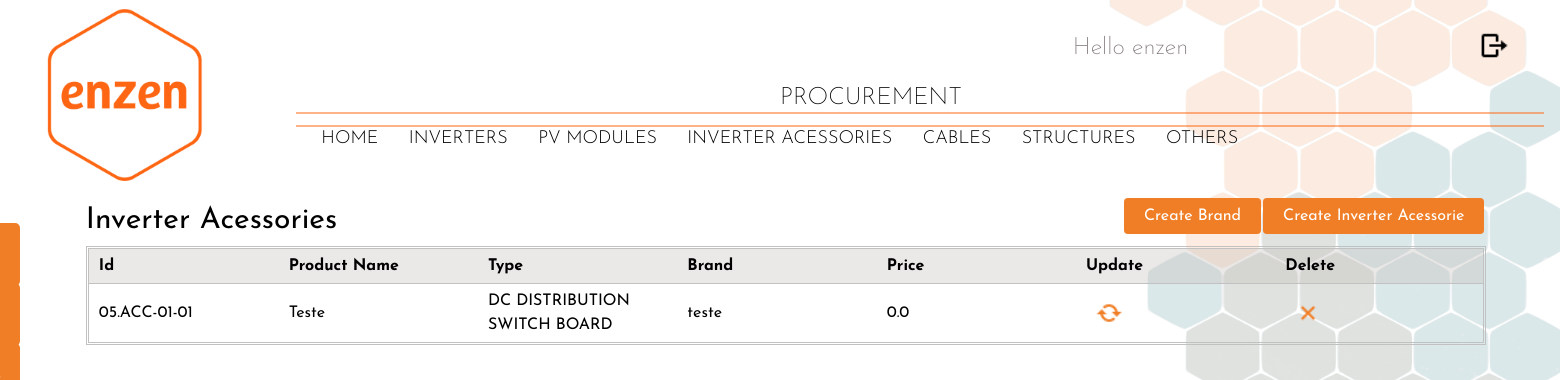
/inverter_acessories/ (signed in), run on the app's committed database.
### procurement/models.py (models this page shows, shortened)
class inverter_acessories(models.Model):
    acessorie_id = models.CharField(max_length=50, default='05.ACC-01')
    brand = models.ForeignKey(brand_acessories,on_delete=models.SET_NULL,blank=True,null=True, related_name='marcas_acessories')
    product_name = models.CharField(max_length=50)
    type = models.ForeignKey(inv_acessorie_type,on_delete=models.SET_NULL,blank=True,null=True, related_name='marcas_acessories')
    price = models.FloatField(max_length=30)
    payment_conditions = models.TextField()

class inv_acessorie_type(models.Model):
    type_id = models.CharField(max_length=50)
    type = models.CharField(max_length=100)
    def __str__(self):
        return str(self.type)

class brand_acessories(models.Model):
    brand_id = models.CharField(max_length=10)
    name = models.CharField(max_length=50)
    link = models.CharField(max_length=150)
    vendor_name = models.CharField(max_length=100)
    vendor_contact = models.CharField(max_length=100)
    vendor_email = models.CharField(max_length=100)
    def __str__(self):
        return self.name

### procurement/views.py (the view)
# urls.py: path('inverter_acessories/',views.inverter_acessorie,name='inv_acessories'),
@login_required(login_url='/login')
def inverter_acessorie(request):
    parts = inverter_acessories.objects.all()
    return render(request,'Procurement/procurement_part/inverter_acessories.html',{'inverter_acessories':parts})

### templates/Procurement/procurement_part/inverter_acessories.html (shortened to what this page needs)
{% extends "Procurement/base.html" %}
{% block content %}
    <div class="top_creation">
        <h1 class="tittle_component">Inverter Acessories</h1>
        <a href="/inverter_acessories/create_inverter_acessories" class="bottons2">Create Inverter Acessorie</a>
        <a href="{% url 'O_and_M:acessories_brand' %}" class="bottons2">Create Brand</a>
    </div>
    <br></br>
    <div class="table123">
        <table id="myTable2">
    <tr>
        <th onclick="sortTable(0)">Id</th>
        <th onclick="sortTable(1)">Product Name</th>
        <th onclick="sortTable(2)">Type</th>
        <th onclick="sortTable(3)">Brand</th>
        <th onclick="sortTable2(5)">Price</th>
        <th>Update</th>
        <th>Delete</th>
    </tr>
    {% for i in inverter_acessories %}
    <tr>
        <td><a href="{% url 'O_and_M:inverter_acesssories_detail' i.id %}">{{ i.acessorie_id }}</a></td>
        <td>{{ i.product_name }}</td>
        <td>{{ i.type }}</td>
        <td>{{ i.brand }}</td>
        <td>{{ i.price }}</td>
        <td><a href="#" class="part_creation2"><img class="reboot_icon"/></a></td>
        <td><a href="{% url 'O_and_M:delete_inverter_acessories' i.id %}" class="part_creation2"><img class="delete_icon"/></a></td>
    </tr>
    {% endfor %}
</table>
    </div>
{% endblock %}

### templates/Procurement/base.html (shortened to what this page needs)
{% load static %}
{% load static %}
<!DOCTYPE html>
<html>
<head>
    <link href="{% static 'procurement.css' %}" rel="stylesheet">
    <script src="https://cdn.tailwindcss.com"></script>
</head>
<body style="background-image: url('{% static "Fundo.png"%}');background-attachment: fixed;background-size: cover;background-position: center center;">
<div style="width: auto; height: auto; overflow: hidden; background: transparent; background-attachment: fixed;background-size: cover;background-position: center center;">
    <svg width="80%" height="15" viewBox="0 0 1219 15" fill="none" xmlns="http://www.w3.org/2000/svg" style="position: absolute; left: 296px; top: 14%;" preserveAspectRatio="none">
        <path d="M1219 14H0M1219 1L0 1" stroke="#FE6613"></path></svg>
    <p style="width: 346px;  height:66px; position: absolute;font-family: Josefin Sans,serif; left: 50%; top: 10%; font-size: 24px; font-weight: 200; text-align: left; color: #000;">
        PROCUREMENT
    </p>
      <div id="box_total" >
          <img src="{% static 'LOGO.png' %}" style="width: 16%; height: auto; top: 0px;"/>
          <p style="width: 80%; margin-top:8%; font-size: 18px; font-weight: 300; text-align: left; color: #000;margin-left:3%;">
              <a href="/" style="font-family: Josefin Sans,serif">HOME</a>
              <a href="/inverters/" style="font-family: Josefin Sans,serif">INVERTERS</a>
              <a href="/pv_modules/" style="font-family: Josefin Sans,serif">PV MODULES</a>
              <a href="/inverter_acessories/" style="font-family: Josefin Sans,serif">INVERTER ACESSORIES</a>
              <a href="/cables/" style="font-family: Josefin Sans,serif">CABLES</a>
              <a href="/structures/" style="font-family: Josefin Sans,serif">STRUCTURES</a>
              <a href="/others/" style="font-family: Josefin Sans,serif">OTHERS</a>
            </p>
        </div>
      <p style="width: 222px;    font-family: Josefin Sans, sans-serif; height: 51px; position: absolute; right: 17%; top: 30px; font-size: 24px; font-weight: 200; text-align: left; color: #7e7676;">
      Hello {{ user }}
      <div id="mySidenav" class="sidenav">
        <a href="/brands" id="about">Brands</a>
        <a href="/vendors" id="blog">Vendor</a>
        <a href="/projects" id="projects">Projects</a>
      </div>
      </p>
      <a href="{% url 'O_and_M:logout' %}" class=""><img
        style="width: 2%; height: auto; position: absolute; right: 3.2%; top: 30px; object-fit: cover;"
      /></a>
<div id="contente">
    {% block content %}
 {% endblock %}
</div>
    </div>
  </body>

### static/procurement.css (style rules this page uses)
html * { -webkit-background-size: cover; -moz-background-size: cover; -o-background-size: cover; background-size: cover; font-family: Josefin Sans, sans-serif; }
#box_total { display: inline-flex; width: 100%; }
#box_total p a { margin-left: 2%; display: inline; position: relative; padding: 0.2em 0; }
#box_total p a::after { content: ''; position: absolute; bottom: 0; left: 0; width: 100%; height: 0.1em; background-color: #f07e26; opacity: 0; transition: opacity 300ms, transform 300ms; }
#box_total p a::after { opacity: 1; transform: scale(0); transform-origin: center; }
#mySidenav a { position: absolute; left: -80px; transition: 0.3s; padding: 18px; width: 100px; text-decoration: none; font-size: 18px; color: white; border-radius: 0 5px 5px 0; margin-top: 13%; font-family: Josefin Sans, sans-serif; }
#about { top: 20px; background-color: #f07e26; }
#blog { top: 80px; background-color: #f07e26; }
#projects { top: 140px; background-color: #f07e26; }
#contente { margin-left: 5.5%; }
.table123 { border: 1px solid #C1C1C1; display: inline-block; padding: 1px; width:95%; }
#myTable2, th { border-bottom: 1px solid #C1C1C1; text-align: left; font-family: Josefin Sans, sans-serif; }
th { background-color: rgb(188,182,180,0.3); }
#myTable2 { border: 1px solid #C1C1C1; font-family: Josefin Sans, sans-serif; }
#myTable2 { width : 100%; table-layout: fixed; font-family: Josefin Sans, sans-serif; }
th, td { padding-bottom: 5px; padding-top:5px; font-family: Josefin Sans, sans-serif; }
td:nth-child(1),th:nth-child(1) { padding-left: 10px; }
.top_creation { width: 95%; }
.tittle_component { float:left; font-size: 30px; font-family: Josefin Sans, sans-serif; }
.reboot_icon { width: 30px; transition: transform .7s ease-in-out; margin-left: 4%; }
.delete_icon { width: 30px; transition: transform .3s ease-in-out; margin-left: 4%; }
.bottons2 { background-color: #f07e26; color: white; padding: 6px 20px; border: none; border-radius: 4px; cursor: pointer; float:right; margin-right: 2px; margin-bottom: 1px; font-family: Josefin Sans, sans-serif; transition-duration: 0.4s; -webkit-transition-duration: 0.4s; }

### data on the page
inverter_acessories: acessorie_id "05.ACC-01-01", product_name "Teste", type "DC DISTRIBUTION SWITCH BOARD", brand "teste", price "0.0"

### other printed values
{{ user }} "enzen"
